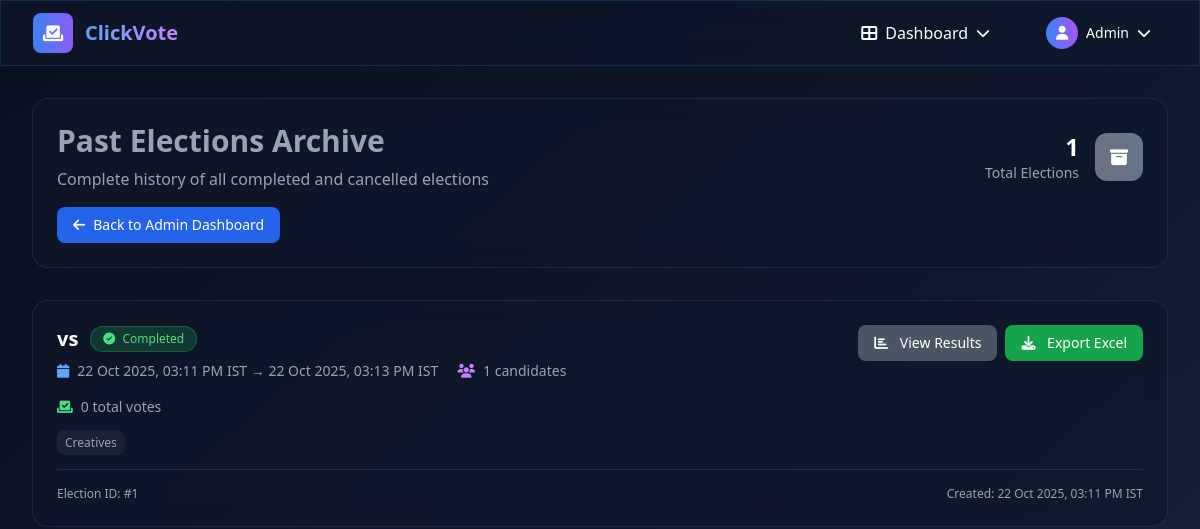
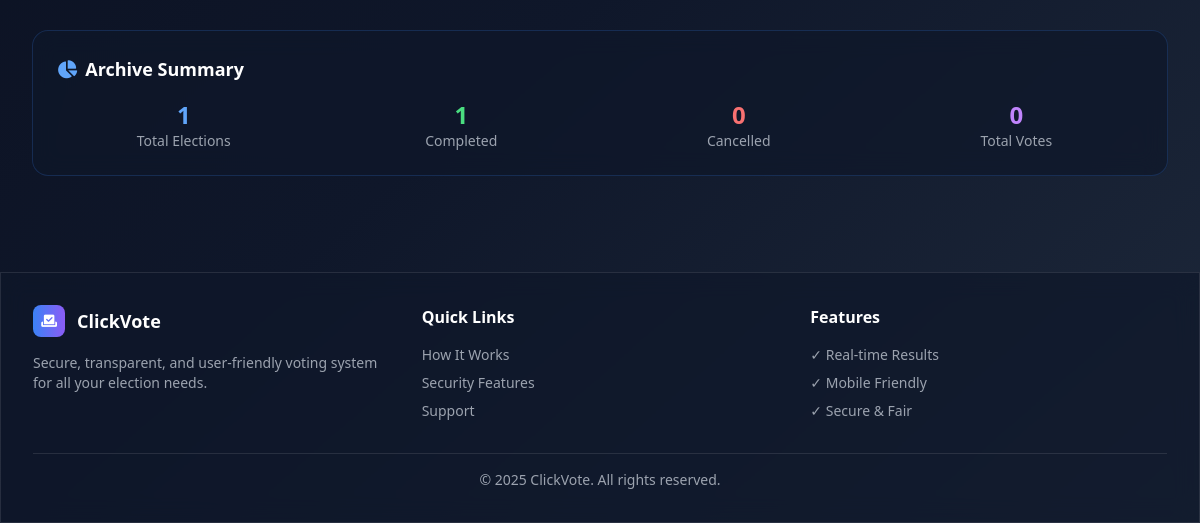
Page /admin/past-elections (signed in) on the earlier database version (2 pictures, top to bottom).
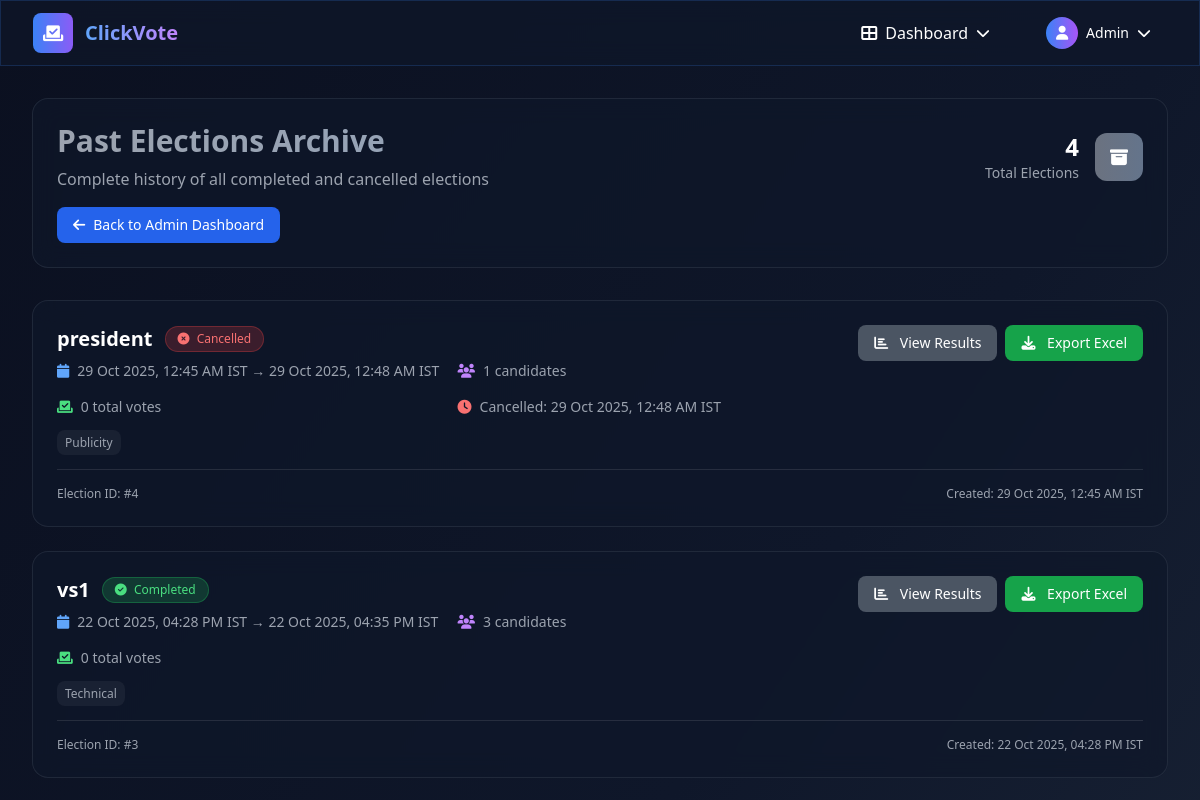
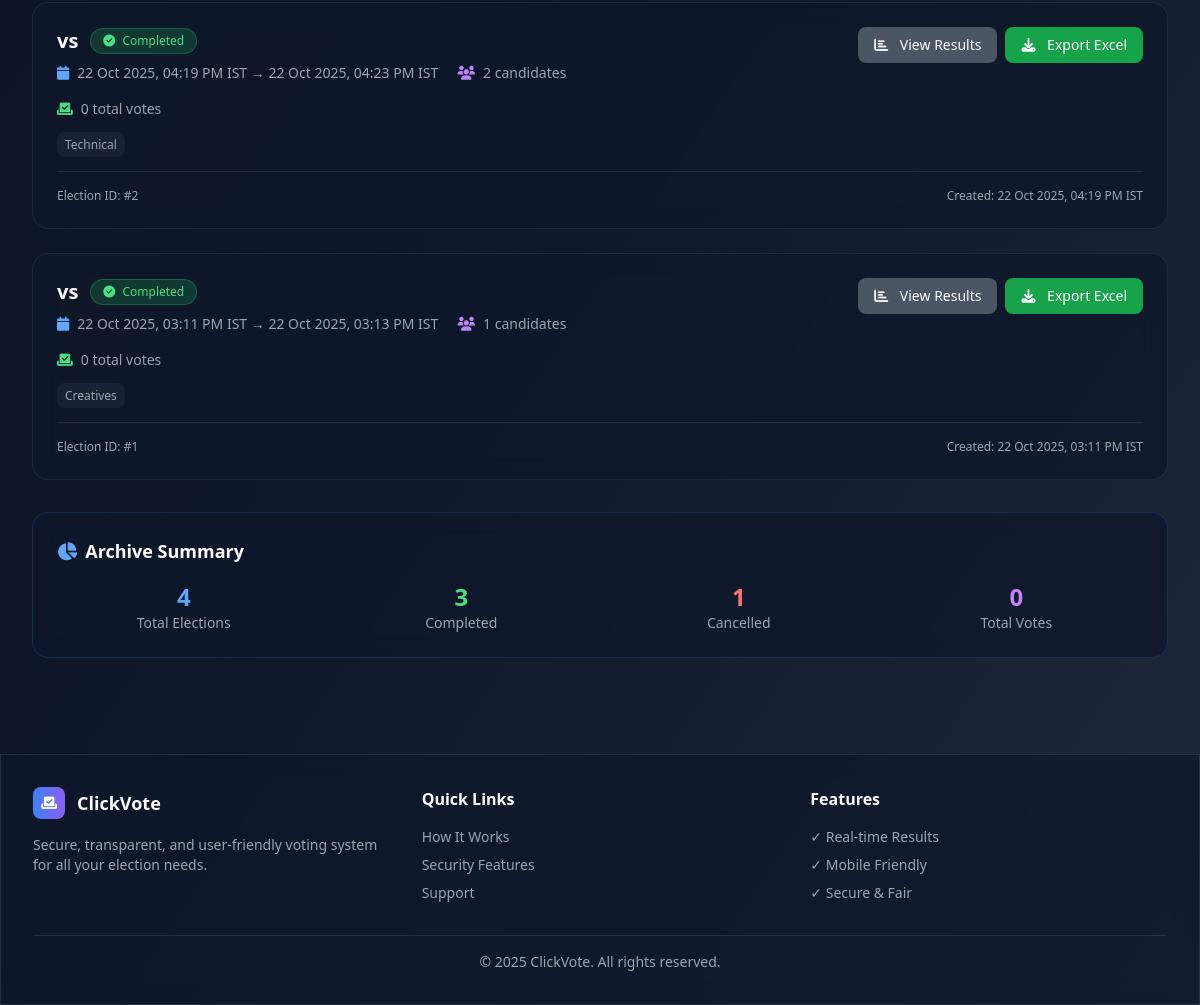
Same page on the later database version (2 pictures, top to bottom).
### tables this page shows
CREATE TABLE elections (
                id INTEGER PRIMARY KEY AUTOINCREMENT,
                title TEXT,
                category TEXT,
                start_time TEXT NOT NULL,
                end_time TEXT NOT NULL,
                created_by INTEGER,
                candidate_limit INTEGER DEFAULT 10,
                status TEXT DEFAULT 'active',
                cancelled_at TEXT,
                cancelled_by INTEGER,
                created_at TIMESTAMP DEFAULT CURRENT_TIMESTAMP,
                FOREIGN KEY (created_by) REFERENCES users (id)
            );

### app.py (the view)
@app.route("/admin/past-elections")
@login_required(role="admin")
def past_elections():
    rows = query("SELECT * FROM elections ORDER BY start_time DESC")
    ongoing, scheduled, ended = classify_elections(rows)
    elections_with_stats = []
    for e in ended:
        candidate_count = query("SELECT COUNT(*) as count FROM candidates WHERE election_id=?", (e['id'],), one=True)
        vote_count = query("SELECT COUNT(*) as count FROM votes WHERE election_id=?", (e['id'],), one=True)
        election_data = dict(e)
        election_data['candidate_count'] = candidate_count['count'] if candidate_count else 0
        election_data['vote_count'] = vote_count['count'] if vote_count else 0
        elections_with_stats.append(election_data)
    return render_template("past_elections.html", elections=elections_with_stats, total_count=len(ended))

### app.py (called while the page is built)
def get_db():
    conn = sqlite3.connect('voting.db', timeout=30)
    conn.row_factory = sqlite3.Row
    return conn

def exec_sql(sql, args=(), fetch=False, one=False):
    db = get_db()
    cur = db.execute(sql, args)
    if fetch:
        rows = cur.fetchall()
        cur.close()
        return rows[0] if one and rows else rows
    else:
        db.commit()
        last = cur.lastrowid
        cur.close()
        return last

def query(sql, args=(), one=False):
    return exec_sql(sql, args, fetch=True, one=one)

def login_required(role=None):
    def deco(f):
        @wraps(f)
        def wrap(*args, **kwargs):
            if "user_id" not in session:
                flash("Please login first.", "warn")
                return redirect(url_for("login"))
            if role and session.get("role") != role:
                flash("Not authorized.", "error")
                return redirect(url_for("index"))
            return f(*args, **kwargs)
        return wrap
    return deco

def parse_iso(s):
    try:
        dt = datetime.fromisoformat((s or "").replace("Z", ""))
        if dt.tzinfo is None:
            dt = dt.replace(tzinfo=timezone.utc)
        return dt.astimezone(timezone.utc)
    except Exception:
        pass
        return None

def now_utc():
    return datetime.now(timezone.utc)

@app.context_processor
def inject_unread_notifications():
    try:
        uid = session.get('user_id')
        if not uid:
            return {}
        row = query('SELECT COUNT(*) AS c FROM notifications WHERE user_id=? AND read=0', (uid,), one=True)
        return {'unread_notifications': row['c'] if row else 0}
    except Exception:
        return {'unread_notifications': 0}

def to_ist(dt):
    try:
        if dt.tzinfo is None:
            dt = dt.replace(tzinfo=timezone.utc)
        return dt.astimezone(IST)
    except Exception:
        pass
        return dt

@app.template_filter("istfmt")
def istfmt(value):
    try:
        dt = parse_iso(value)
        dt = to_ist(dt)
        return dt.strftime("%d %b %Y, %I:%M %p IST")
    except Exception:
        pass
        return value

### templates/past_elections.html (shortened to what this page needs)
{% extends "base.html" %}
{% block content %}
<div class="max-w-7xl mx-auto">
  <div class="mb-8">
    <div class="glass-effect rounded-2xl p-6 border border-gray-500/20">
      <div class="flex items-center justify-between">
        <div>
          <h1 class="text-3xl font-bold bg-gradient-to-r from-gray-400 to-slate-400 bg-clip-text text-transparent mb-2">
          </h1>
          <p class="text-gray-400">Complete history of all completed and cancelled elections</p>
        </div>
        <div class="flex items-center space-x-4">
          <div class="text-right">
            <div class="text-2xl font-bold text-white">{{ total_count }}</div>
            <div class="text-sm text-gray-400">Total Elections</div>
          </div>
          <div class="w-12 h-12 bg-gradient-to-r from-gray-500 to-slate-500 rounded-xl flex items-center justify-center animate-pulse">
            <i class="fas fa-archive text-white text-lg"></i>
          </div>
        </div>
      </div>
      <div class="mt-4">
        <a href="{{ url_for('admin') }}" class="inline-flex items-center px-4 py-2 bg-blue-600 hover:bg-blue-700 rounded-lg text-white text-sm transition-colors">
          <i class="fas fa-arrow-left mr-2"></i>
          Back to Admin Dashboard
        </a>
      </div>
    </div>
  </div>
  <div class="space-y-6">
    {% for election in elections %}
    <div class="glass-effect rounded-2xl p-6 border border-gray-500/20 hover:border-gray-400/30 transition-all duration-300">
      <div class="flex items-start justify-between mb-4">
        <div class="flex-1">
          <div class="flex items-center space-x-3 mb-2">
            <h3 class="text-xl font-bold text-white">{{ election.title or election.category }}</h3>
            {% if election.status == 'cancelled' %}
            <span class="px-3 py-1 bg-red-500/20 border border-red-500/30 rounded-full text-red-400 text-xs font-medium">
              <i class="fas fa-times-circle mr-1"></i>
              Cancelled
            </span>
            {% else %}
            <span class="px-3 py-1 bg-green-500/20 border border-green-500/30 rounded-full text-green-400 text-xs font-medium">
              <i class="fas fa-check-circle mr-1"></i>
              Completed
            </span>
            {% endif %}
          </div>
          <div class="grid md:grid-cols-2 gap-4 text-sm text-gray-400">
            <div class="flex items-center space-x-2">
              <i class="fas fa-calendar text-blue-400"></i>
              <span>{{ election.start_time|istfmt }} → {{ election.end_time|istfmt }}</span>
            </div>
            <div class="flex items-center space-x-2">
              <i class="fas fa-users text-purple-400"></i>
              <span>{{ election.candidate_count }} candidates</span>
            </div>
            <div class="flex items-center space-x-2">
              <i class="fas fa-vote-yea text-green-400"></i>
              <span>{{ election.vote_count }} total votes</span>
            </div>
            {% if election.cancelled_at %}
            <div class="flex items-center space-x-2">
              <i class="fas fa-clock text-red-400"></i>
              <span>Cancelled: {{ election.cancelled_at|istfmt }}</span>
            </div>
            {% endif %}
          </div>
          {% if election.category %}
          <div class="mt-3">
            <span class="px-2 py-1 bg-white/5 rounded-lg text-xs text-gray-400">
              {{ election.category }}
            </span>
          </div>
          {% endif %}
        </div>
        <div class="flex items-center space-x-2 ml-4">
          <a href="{{ url_for('results', election_id=election.id) }}" class="px-4 py-2 bg-gray-600 hover:bg-gray-700 rounded-lg text-white text-sm transition-colors">
            <i class="fas fa-chart-bar mr-2"></i>
            View Results
          </a>
          <a href="{{ url_for('results_excel', eid=election.id) }}" class="px-4 py-2 bg-green-600 hover:bg-green-700 rounded-lg text-white text-sm transition-colors">
            <i class="fas fa-download mr-2"></i>
            Export Excel
          </a>
        </div>
      </div>
      <div class="mt-4 pt-4 border-t border-white/10">
        <div class="flex items-center justify-between text-xs text-gray-400">
          <span>Election ID: #{{ election.id }}</span>
          <span>Created: {{ election.start_time|istfmt }}</span>
        </div>
      </div>
    </div>
    {% endfor %}
  </div>
  {% if elections %}
  <div class="mt-8 glass-effect rounded-2xl p-6 border border-blue-500/20">
    <h3 class="text-lg font-bold text-white mb-4 flex items-center">
      <i class="fas fa-chart-pie mr-2 text-blue-400"></i>
      Archive Summary
    </h3>
    <div class="grid md:grid-cols-4 gap-6">
      <div class="text-center">
        <div class="text-2xl font-bold text-blue-400">{{ total_count }}</div>
        <div class="text-sm text-gray-400">Total Elections</div>
      </div>
      <div class="text-center">
        <div class="text-2xl font-bold text-green-400">{{ elections|selectattr('status', 'ne', 'cancelled')|list|length }}</div>
        <div class="text-sm text-gray-400">Completed</div>
      </div>
      <div class="text-center">
        <div class="text-2xl font-bold text-red-400">{{ elections|selectattr('status', 'equalto', 'cancelled')|list|length }}</div>
        <div class="text-sm text-gray-400">Cancelled</div>
      </div>
      <div class="text-center">
        <div class="text-2xl font-bold text-purple-400">{{ elections|sum(attribute='vote_count') }}</div>
        <div class="text-sm text-gray-400">Total Votes</div>
      </div>
    </div>
  </div>
  {% endif %}
</div>
{% endblock %}

### templates/base.html (shortened to what this page needs)
<!doctype html>
<html lang="en">
<head>
  <script src="https://cdn.tailwindcss.com"></script>
  <link rel="stylesheet" href="https://cdnjs.cloudflare.com/ajax/libs/font-awesome/6.4.0/css/all.min.css">
</head>
{% set _flashes = get_flashed_messages(with_categories=true) %}
<body class="bg-gradient-to-br from-navy-dark via-navy to-navy-light text-white min-h-screen" data-theme="dark" data-flashes='{{ _flashes|tojson|e }}'>
  <nav class="glass-effect sticky top-0 z-50 border-b border-blue-500/20">
    <div class="max-w-7xl mx-auto px-4 sm:px-6 lg:px-8">
      <div class="flex justify-between items-center h-16">
        <a href="{{ url_for('index') }}" class="flex items-center space-x-3 hover:opacity-80 transition-opacity duration-300">
          <div class="w-10 h-10 bg-gradient-to-r from-blue-glow to-purple-glow rounded-lg flex items-center justify-center animate-float">
            <i class="fas fa-vote-yea text-white text-lg"></i>
          </div>
          <span class="text-xl font-bold bg-gradient-to-r from-blue-400 to-purple-400 bg-clip-text text-transparent">
          </span>
        </a>
        <div class="hidden md:flex items-center space-x-6">
          {% if session.get('user_id') %}
            <div class="nav-dropdown relative">
              <button class="flex items-center space-x-2 px-4 py-2 rounded-lg hover:bg-white/10 transition-all duration-300">
                <i class="fas fa-th-large"></i>
                <span>Dashboard</span>
                <i class="fas fa-chevron-down text-sm"></i>
              </button>
            </div>
            <div class="nav-dropdown relative">
              <button class="flex items-center space-x-2 px-4 py-2 rounded-lg hover:bg-white/10 transition-all duration-300">
                <div class="w-8 h-8 bg-gradient-to-r from-blue-500 to-purple-500 rounded-full flex items-center justify-center">
                  <i class="fas fa-user text-sm"></i>
                </div>
                <span class="text-sm">
                  {% if session.get('user') and session['user'].get('role') == 'admin' %}
                    Admin
                  {% elif session.get('user') and session['user'].get('username') %}
                    {{ session['user'].get('username') }}
                  {% elif session.get('username') %}
                    {{ session['username'] }}
                  {% else %}
                    Guest
                  {% endif %}
                </span>
                <i class="fas fa-chevron-down text-sm"></i>
              </button>
            </div>
          {% endif %}
        </div>
      </div>
    </div>
</nav>
  <main class="max-w-7xl mx-auto px-4 sm:px-6 lg:px-8 py-8">
    {% block content %}{% endblock %}
  </main>
  <footer class="glass-effect border-t border-white/10 mt-16">
    <div class="max-w-7xl mx-auto px-4 sm:px-6 lg:px-8 py-8">
      <div class="grid md:grid-cols-3 gap-8">
        <div>
          <div class="flex items-center space-x-3 mb-4">
            <div class="w-8 h-8 bg-gradient-to-r from-blue-glow to-purple-glow rounded-lg flex items-center justify-center">
              <i class="fas fa-vote-yea text-white text-sm"></i>
            </div>
            <span class="text-lg font-bold">ClickVote</span>
          </div>
          <p class="text-gray-400 text-sm">Secure, transparent, and user-friendly voting system for all your election needs.</p>
        </div>
        <div>
          <h3 class="font-semibold mb-4">Quick Links</h3>
          <div class="space-y-2 text-sm">
            <a href="#" class="block text-gray-400 hover:text-white transition-colors">How It Works</a>
            <a href="#" class="block text-gray-400 hover:text-white transition-colors">Security Features</a>
            <a href="#" class="block text-gray-400 hover:text-white transition-colors">Support</a>
          </div>
        </div>
        <div>
          <h3 class="font-semibold mb-4">Features</h3>
          <div class="space-y-2 text-sm">
            <div class="text-gray-400">✓ Real-time Results</div>
            <div class="text-gray-400">✓ Mobile Friendly</div>
            <div class="text-gray-400">✓ Secure & Fair</div>
          </div>
        </div>
      </div>
      <div class="border-t border-white/10 mt-8 pt-4 text-center text-sm text-gray-400">
        © 2025 ClickVote. All rights reserved.
      </div>
    </div>
  </footer>
</body>
</html>

### templates/base.html (style rules this page uses)
.glass-effect { backdrop-filter: blur(12px); background: rgba(15, 23, 42, 0.7); border: 1px solid rgba(59, 130, 246, 0.2); }
.nav-dropdown { position: relative; }
.nav-dropdown::after { content: ''; position: absolute; top: 100%; left: 0; right: 0; height: 0.5rem; background: transparent; }

Differences in the rows shown:
added elections: title "president", status "cancelled" (drawn), start_time|istfmt "29 Oct 2025, 12:45 AM IST", end_time|istfmt "29 Oct 2025, 12:48 AM IST", candidate_count "1", vote_count "0", cancelled_at|istfmt "29 Oct 2025, 12:48 AM IST", category "Publicity", id "4"
added elections: title "vs1", status "active" (drawn), start_time|istfmt "22 Oct 2025, 04:28 PM IST", end_time|istfmt "22 Oct 2025, 04:35 PM IST", candidate_count "3", vote_count "0", category "Technical", id "3"
added elections: title "vs", status "active" (drawn), start_time|istfmt "22 Oct 2025, 04:19 PM IST", end_time|istfmt "22 Oct 2025, 04:23 PM IST", candidate_count "2", vote_count "0", category "Technical", id "2"
Other differences:
{{ total_count }}: "1" → "4"
{{ elections|selectattr('status', 'ne', 'cancelled')|list|length }}: "1" → "3"
{{ elections|selectattr('status', 'equalto', 'cancelled')|list|length }}: "0" → "1"
